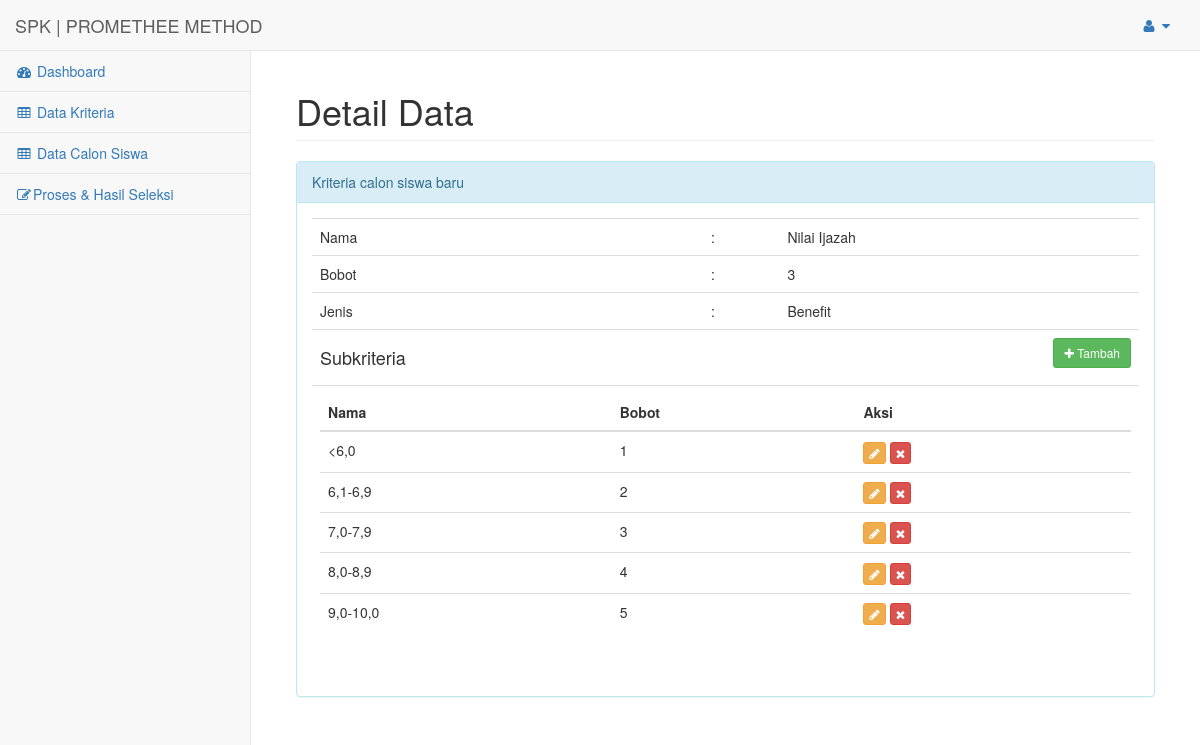
The app's page /index.php?url=data_kriteria_lihat&id=5 (signed in) with its own data.
### tables this page shows
CREATE TABLE `subkriteria` (
  `id` int(11) NOT NULL,
  `kriteria_id` int(11) DEFAULT 0,
  `nama` varchar(50) DEFAULT '0',
  `bobot` double DEFAULT 0
);

CREATE TABLE `kriteria` (
  `id` int(11) NOT NULL,
  `nama` varchar(255) NOT NULL,
  `bobot` double NOT NULL,
  `jenis` varchar(50) NOT NULL
);

### config/routes.php (called while the page is built, shortened)
<?php
$include = [];
if(isset($_GET['url'])){
	switch ($_GET['url']) {
		case 'data_kriteria_lihat':
			$include[] = 'halaman/kriteria/lihat.php';
			break;
	}
}else{
	$include[] = 'halaman/dashboard.php';
}
?>

### config/kriteria/load_detail.php (called while the page is built)
<?php
include 'config/koneksi.php';
$id = $_GET['id'];
$hasil = mysqli_query($koneksi, "SELECT kriteria.id, subkriteria.id as subkriteria_id, kriteria.nama, kriteria.bobot, kriteria.jenis, subkriteria.nama as nama_subkriteria , subkriteria.bobot as bobot_subkriteria FROM kriteria left join subkriteria on (kriteria.id=subkriteria.kriteria_id) where kriteria.id='$id'");
while ($data = mysqli_fetch_assoc($hasil)) {
	$data_kriteria[] = $data;
}
 ?>

### halaman/kriteria/lihat.php (the view)
<div id="page-wrapper">
    <div class="container-fluid">
        <div class="row">
            <div class="col-lg-12">
                <h1 class="page-header">Detail Data</h1>
            </div>
        </div>
        <div class="row">
        	<div class="col-lg-12">
        		<div class="panel panel-info">
        			<div class="panel-heading">
        				Kriteria calon siswa baru
        			</div>
        			<div class="panel-body">
        				<table class="table">
                            <tr>
                                <td>Nama</td>
                                <td>:</td>
                                <td><?php echo $data_kriteria[0]['nama']; ?></td>
                            </tr>
                            <tr>
                                <td>Bobot</td>
                                <td>:</td>
                                <td><?php echo $data_kriteria[0]['bobot']; ?></td>
                            </tr>
                            <tr>
                                <td>Jenis</td>
                                <td>:</td>
                                <td><?php echo $data_kriteria[0]['jenis']; ?></td>
                            </tr>
                            <tr>
                                <td>
                                    <h4>Subkriteria</h4>
                                </td>
                                <td></td>
                                <td>
                                    <?php if ($_SESSION['level']=='superadmin'): ?>
                                   <a href="index.php?url=data_subkriteria_tambah&id=<?php echo $data_kriteria[0]['id'] ?>" class="btn btn-sm btn-success" style="float: right;">
                                        <i class="fa fa-plus"></i> Tambah
                                    </a>
                                    <?php endif ?>
                                </td>
                            </tr>
                            <tr>
                                <td colspan="3">
                                    <table class="table">
                                        <thead>
                                            <tr>
                                                <th>Nama</th>
                                                <th>Bobot</th>
                                                <th>Aksi</th>
                                            </tr>
                                        </thead>
                                        <tbody>
                                            <?php foreach ($data_kriteria as $sub): ?>
                                                <?php if ($sub['subkriteria_id'] != ""): ?>
                                                    <tr>
                                                        <td><?php echo $sub['nama_subkriteria']; ?></td>
                                                        <td><?php echo $sub['bobot_subkriteria']; ?></td>
                                                        <td>
                                                            <?php if ($_SESSION['level']=='superadmin'): ?>
                                                            <a href="index.php?url=data_subkriteria_ubah&id=<?php echo $sub['subkriteria_id'] ?>&kriteria_id=<?php echo $data_kriteria[0]['id']?>" class="btn btn-xs btn-warning" title="Ubah">
                                                                <i class="fa fa-pencil"></i>
                                                            </a>
                                                            <a href="config/subkriteria/proses_hapus.php?&id=<?php echo $sub['subkriteria_id'] ?>&kriteria_id=<?php echo $data_kriteria[0]['id']?>" class="btn btn-xs btn-danger" title="Hapus" onclick="return confirm('Apakah anda yakin ingin menghapus?')" >
                                                                <i class="fa fa-remove"></i>
                                                            </a>
                                                            <?php endif ?>
                                                        </td>
                                                    </tr>
                                                <?php endif ?>
                                            <?php endforeach ?>
                                        </tbody>
                                    </table>
                                </td>
                            </tr>
                        </table>
        			</div>
        		</div>
        	</div>
        </div>
    </div>
</div>

### index.php (shortened to what this page needs)
<?php
include 'config/routes.php';
 include 'halaman/header.php';
foreach ($req as $key => $value) {
	require_once $value;
}
foreach ($include as $key => $value) {
	require_once $value;
}
include 'halaman/footer.php';
?>

### records on screen
subkriteria: kriteria.nama "Nilai Ijazah", kriteria.bobot "3", kriteria.jenis "Benefit", nama "<6,0", bobot "1"
subkriteria: nama "6,1-6,9", bobot "2"
subkriteria: nama "7,0-7,9", bobot "3"
subkriteria: nama "8,0-8,9", bobot "4"
subkriteria: nama "9,0-10,0", bobot "5"
